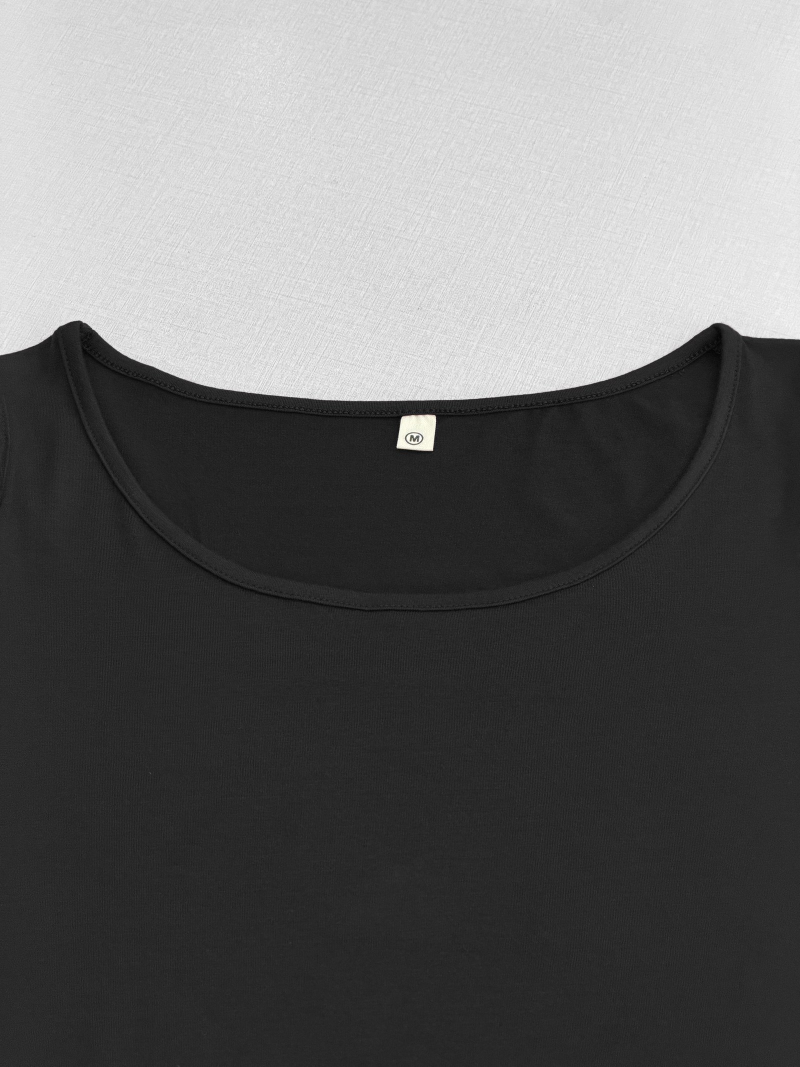
#> input picture assets/color-black-detail-neckline-01.jpg, 1600 x 2133 px (shown at 1/2 size); its folder holds only this picture in this run
$ python build-asset-contact-sheet.py
#> lines starting #> are read from the running program, lines starting #| are printed output that depends on the picture
from pathlib import Path

from PIL import Image, ImageDraw, ImageFont


ROOT = Path(__file__).resolve().parents[1]
FILES = sorted((ROOT / "assets").glob("*.jpg")) + sorted((ROOT / "assets" / "gen").glob("*.png"))
FILES = [path for path in FILES if "contact-sheet" not in path.name]
OUT = ROOT / "assets" / "gen" / "asset-contact-sheet-jaroflove.jpg"

thumb_w, thumb_h = 280, 360
label_h = 56
cols = 5
rows = (len(FILES) + cols - 1) // cols
sheet = Image.new("RGB", (cols * thumb_w, rows * (thumb_h + label_h)), "white")
#> sheet: PIL image 1400x416 RGB; every value is 255
draw = ImageDraw.Draw(sheet)
font = ImageFont.load_default(size=14)

for index, path in enumerate(FILES):
    image = Image.open(path).convert("RGB")
#> image is the input picture: PIL image 1600x2133 RGB; mean R, G, B 103, 102.9, 102.9
    image.thumbnail((thumb_w - 16, thumb_h - 16), Image.Resampling.LANCZOS)
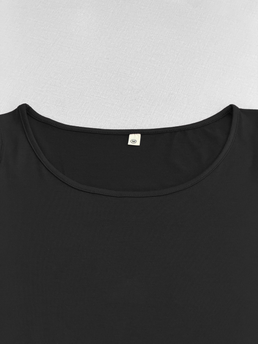
#> image: PIL image 258x344 RGB; mean R, G, B 102.8, 102.8, 102.8
    x = (index % cols) * thumb_w
    y = (index // cols) * (thumb_h + label_h)
    px = x + (thumb_w - image.width) // 2
#> px = 11
    py = y + (thumb_h - image.height) // 2
#> py = 8
    sheet.paste(image, (px, py))
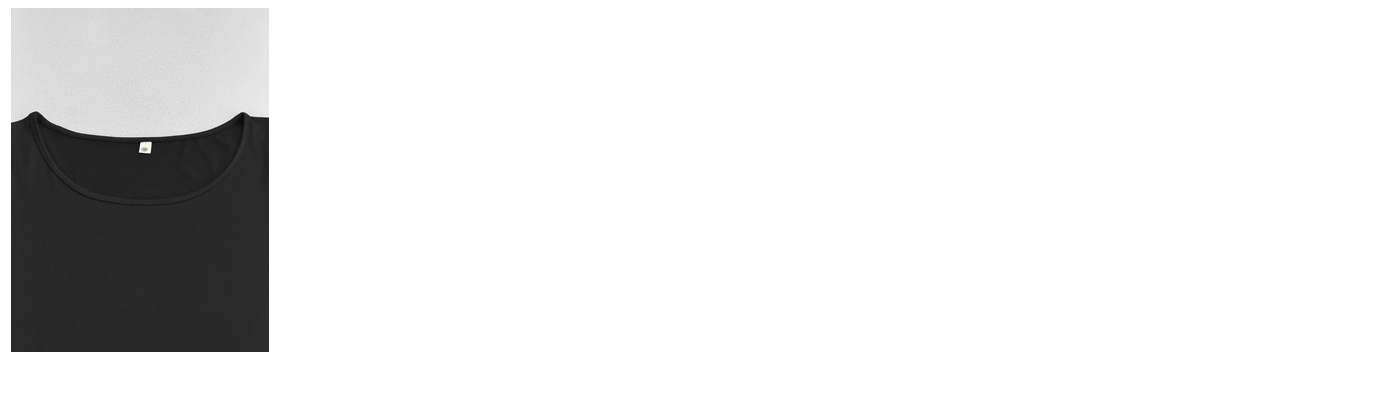
#> sheet: PIL image 1400x416 RGB; mean R, G, B 231.8, 231.8, 231.8
    prefix = "REAL" if path.parent.name == "assets" else "GEN"
    label = f"{prefix} | {path.stem}".replace("color-", "").replace("print-", "")
    draw.multiline_text((x + 8, y + thumb_h + 6), label, fill="black", font=font, spacing=2)
    draw.rectangle((x, y, x + thumb_w - 1, y + thumb_h + label_h - 1), outline="#b8b8b8")

OUT.parent.mkdir(parents=True, exist_ok=True)
sheet.save(OUT, quality=92)
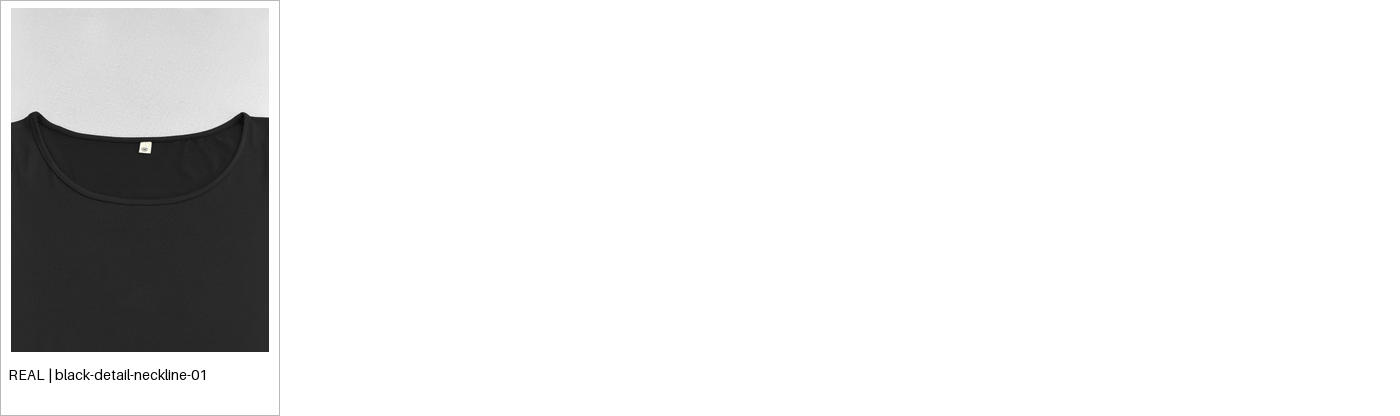
#> saved as asset-contact-sheet-jaroflove.jpg: PIL image 1400x416 RGB; mean R, G, B 231.4, 231.4, 231.4
print(OUT)

$ run again, on assets/color-black-detail-strap-01.jpg
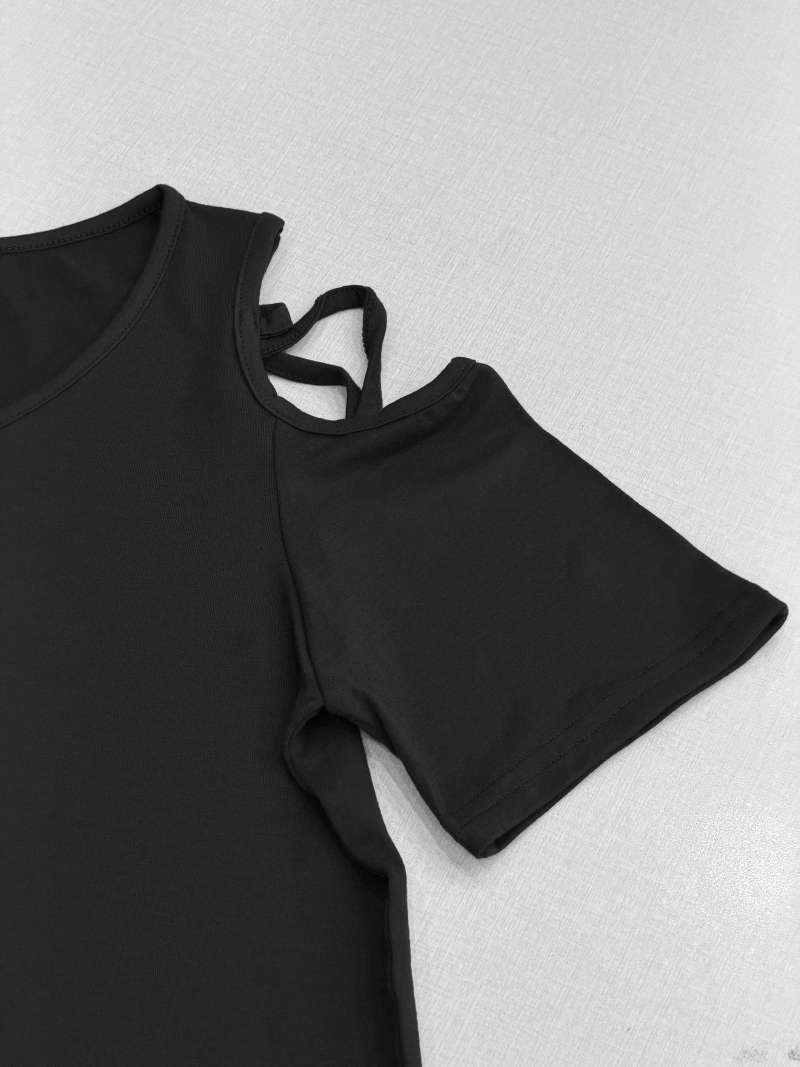
#> input picture assets/color-black-detail-strap-01.jpg, 1600 x 2133 px (shown at 1/2 size)
#> image is the input picture: PIL image 1600x2133 RGB; mean R, G, B 123.8, 123.8, 123.8
#> `image.thumbnail((thumb_w - 16, thumb_h - 16), Image.Resampling.LANCZOS)`:
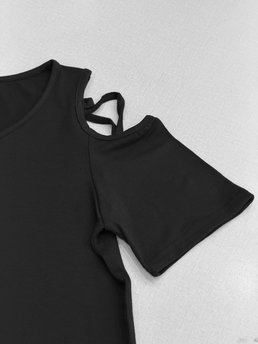
#> image: PIL image 258x344 RGB; mean R, G, B 123.7, 123.7, 123.7
#> `sheet.save(OUT, quality=92)`:
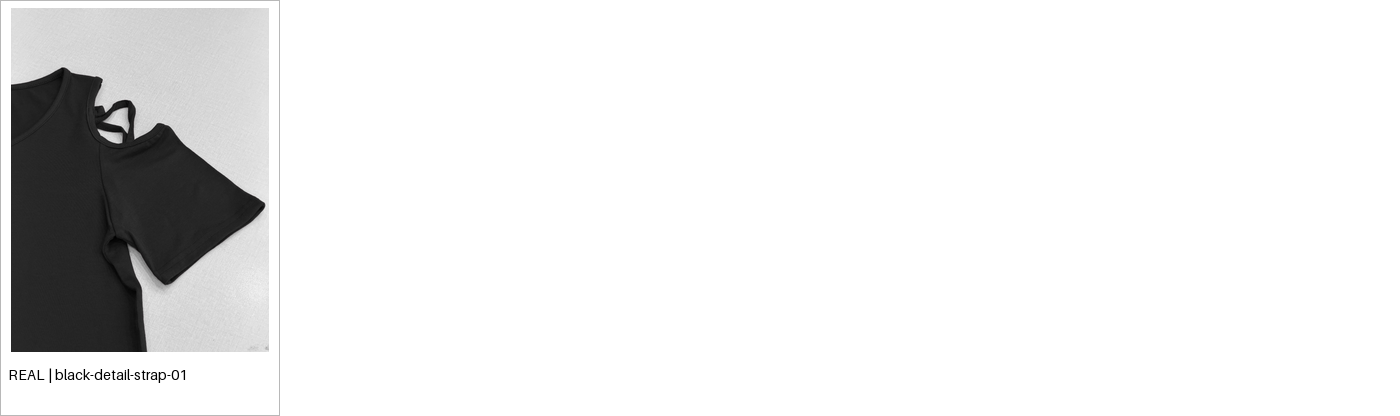
#> saved as asset-contact-sheet-jaroflove.jpg: PIL image 1400x416 RGB; mean R, G, B 234.6, 234.6, 234.6
